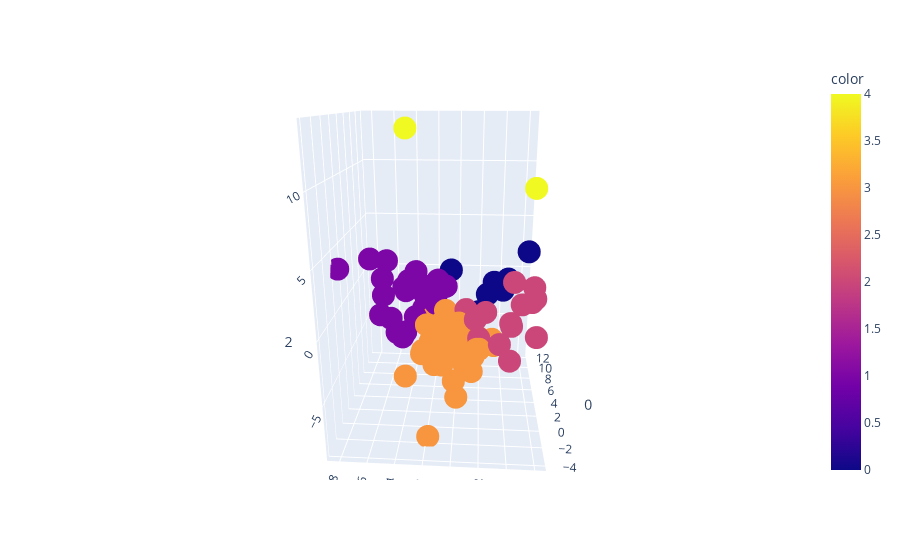

This figure's notebook cell:
### Markdown cell above
We can plot our data with reduced dimensionality again, this time with the results of our clustering respented in color.

### Code cell
fig = px.scatter_3d(pca_df, x=0,y=1, z=2, color=kmeans.labels_,hover_name='Neighborhood')
fig.show()

### Figure 1 — Plotly figure (JSON) as saved in the notebook; plotly's stock layout.template omitted (floating-point values rounded to 4 significant figures)
{"data": [{"hovertemplate": "<b>%{hovertext}</b><br><br>0=%{x}<br>1=%{y}<br>2=%{z}<br>color=%{marker.color}<extra></extra>", "hovertext": ["Adams Morgan, Washington, DC", "Aragona Village, Virginia Beach, VA", "Arts District, Richmond, VA", "Bayside, Virginia Beach, VA", "Bellevue, Richmond, VA", "Brier Creek, Raleigh, NC", "Bromo Arts District, Baltimore, MD", "Brooklyn, Charlotte, NC", "Cameron Village, Raleigh, NC", "Canton, Baltimore, MD", "Capitol District, Raleigh, NC", "Capitol Heights, Raleigh, NC", "Capitol Hill, Washington, DC", "Carytown, Richmond, VA", "Cathedral Hill, Baltimore, MD", "Charles Center, Baltimore, MD", "Cherry, Charlotte, NC", "Chinatown, Washington, DC", "Church Hill, Richmond, VA", "City Center, Richmond, VA", "Cottage Road Park, Norfolk, VA", "Crabtree Valley, Raleigh, NC", "Croatan Beach, Virginia Beach, VA", "Depot District, Raleigh, NC", "Dilworth, Charlotte, NC", "Downtown, Baltimore, MD", "Downtown, Washington, DC", "Downtown Norfolk, Norfolk, VA", "Dupont Circle, Washington, DC", "Elizabeth, Charlotte, NC", "Fayetteville Street, Raleigh, NC", "Federal Hill, Baltimore, MD", "Federal Triangle, Washington, DC", "Fells Point, Baltimore, MD", "Four by Four, Baltimore, MD", "Freemason District, Norfolk, VA", "Georgetown, Washington, DC", "Glenwood South, Raleigh, NC", "Glenwood-Brooklyn, Raleigh, NC", "Green Run, Virginia Beach, VA", "Harbor East, Baltimore, MD", "Hi-Mount, Raleigh, NC", "Highland Park, Norfolk, VA", "Hilton, Baltimore, MD", "Inner Harbor, Baltimore, MD", "Ivy City, Washington, DC", "Jackson Ward, Richmond, VA", "Kalorama, Washington, DC", "Kempsville, Virginia Beach, VA", "Leesville, Raleigh, NC", "Little Italy, Baltimore, MD", "London Bridge, Virginia Beach, VA", "Lynnhaven, Virginia Beach, VA", "Madison Park, Charlotte, Charlotte, NC", "Maiden Lane, Raleigh, NC", "Midtown-Belvedere, Baltimore, MD", "Moore Square, Raleigh, NC", "Mount Vernon, Baltimore, MD", "Mount Vernon Square, Washington, DC", "Mount Vernon Triangle, Washington, DC", "Navy Yard, Washington, DC", "Newtown, Virginia Beach, VA", "Newtowne West, Richmond, VA", "NoDa, Charlotte, NC", "North Hills, Raleigh, NC", "North Ridge Country Club, Raleigh, NC", "Observatory Circle, Washington, DC", "Ocean Park, Virginia Beach, VA", "Old Goucher, Baltimore, MD", "Old North Charlotte, Charlotte, NC", "Olde Raleigh, Raleigh, NC", "Pembroke Manor, Virginia Beach, VA", "Penn Quarter, Washington, DC", "Preston Gardens, Baltimore, MD", "Red Mill Commons, Virginia Beach, VA", "Remington, Baltimore, MD", "Riverview, Norfolk, VA", "Rose Hill, Charlottesville, VA", "Scott's Addition, Richmond, VA", "Sedgefield, Charlotte, NC", "Sheridan Kalorama, Washington, DC", "Shockoe Bottom, Richmond, VA", "Shockoe Slip, Richmond, VA", "South Balto.Imp.Comm./West Federal Hill, Baltimore, MD", "South End, Charlotte, NC", "SouthPark, Charlotte, NC", "Southwest Federal Center, Washington, DC", "Starr Hill, Charlottesville, VA", "Station North, Baltimore, MD", "Station North Arts and Entertainment District, Baltimore, MD", "Stoney Point, Richmond, VA", "Thalia, Virginia Beach, VA", "Three Corners, Richmond, VA", "Tidewater Park, Norfolk, VA", "Tobacco Row, Richmond, VA", "U Street Corridor, Washington, DC", "Uptown Charlotte, Charlotte, NC", "Wards Corner Business District, Norfolk, VA", "Warehouse District, Raleigh, NC", "West End, Washington, DC", "West Freemason, Norfolk, VA", "West Raleigh Historic District, Raleigh, NC", "Westhampton, Richmond, VA", "Wilder's Grove, Raleigh, NC", "Willow Lawn, Richmond, VA", "Wyman Park, Baltimore, MD"], "legendgroup": "", "marker": {"color": [2, 3, 3, 1, 3, 1, 3, 3, 1, 3, 2, 2, 3, 1, 3, 3, 1, 2, 3, 3, 1, 0, 3, 2, 1, 3, 3, 0, 3, 1, 2, 3, 3, 2, 3, 2, 1, 3, 1, 1, 3, 3, 1, 3, 3, 3, 2, 3, 1, 1, 3, 1, 1, 3, 3, 3, 2, 1, 3, 3, 3, 1, 4, 2, 0, 1, 3, 3, 2, 2, 1, 0, 2, 3, 1, 3, 1, 3, 3, 1, 3, 3, 3, 3, 3, 0, 3, 3, 4, 4, 0, 1, 3, 0, 3, 2, 3, 0, 2, 3, 3, 2, 1, 1, 1, 1], "coloraxis": "coloraxis", "symbol": "circle"}, "mode": "markers", "name": "", "scene": "scene", "showlegend": false, "type": "scatter3d", "x": [-1.404, -0.8882, -2.728, 1.387, -1.269, 5.057, -1.981, -0.6035, 3.374, -1.132, -3.836, -4.002, -1.347, 2.776, -1.396, -1.297, 1.587, -2.821, -1.869, -2.902, 4.893, 11.27, -2.131, -1.435, -0.8462, -2.417, -1.19, 6.957, 0.531, -1.104, -3.74, -1.85, -1.727, -2.306, 2.934, 1.797, -1.369, -1.046, -0.06909, -0.4832, 2.209, -1.096, -1.376, -2.075, 3.301, -0.148, -2.888, 0.1312, -0.7678, 1.047, 1.554, 0.6204, 0.9446, -0.4233, -1.422, -1.784, -3.682, -1.087, -1.082, -2.053, -0.2432, -0.1979, -1.124, -2.392, 4.389, 2.773, -0.8218, -1.434, -3.381, -2.392, 1.383, 8.75, -2.285, -2.499, 4.659, -1.779, -0.4337, -1.805, -2.424, -0.436, 0.1312, -1.893, -1.645, -1.742, -0.7027, 7.973, -1.772, -2.192, -1.775, -1.775, 11.97, 4.905, -1.228, 10.39, -1.876, -2.421, -0.785, 6.957, -1.435, -0.9878, -2.524, -3.343, 1.971, 0.4407, 3.297, 0.4581], "y": [-2.264, 1.807, -1.852, 5.143, 1.208, 1.296, -0.4065, -1.429, 2.622, -0.3473, -5.165, -5.344, 0.2793, 0.7681, 0.5549, 0.2469, 1.714, -3.97, 0.2902, -1.674, 7.187, -4.158, 1.846, -0.8837, 2.056, 2.111, -1.036, -4.316, -0.6809, 0.6886, -3.922, 1.358, -0.04423, -1.811, -0.8521, -4.435, 2.703, -0.9242, 8.455, 5.109, -1.08, 1.409, 3.653, -0.2465, -2.924, 0.1894, -3.225, -0.754, 3.421, 3.838, -1.451, 3.396, 5.67, 0.2788, -1.811, 0.8204, -5.277, 1.257, -0.5732, -0.8697, -0.9567, 4.661, 3.174, -3.964, -1.835, 2.643, 1.71, 3.534, -1.549, -3.964, 3.515, 0.6724, -5.776, 2.172, 1.555, 1.878, 3.568, 1.262, 1.228, 4.207, -0.754, -0.1117, 0.8827, 0.4886, -0.8014, -2.59, 0.8056, -1.54, -5.249, -5.249, -3.315, 3.383, 0.2023, -6.321, 1.145, -1.727, -2.929, -4.316, -0.8837, -1.333, -1.036, -4.583, 1.36, 5.321, 1.627, 2.139], "z": [1.145, -0.04919, -1.057, 3.9, 0.2493, 0.4083, 0.5378, -2.824, -0.7144, -1.762, 2.972, 3.29, -1.047, 1.455, 1.216, -2.177, 0.372, -1.851, -1.73, -0.9747, 2.884, -2.013, -8.856, 1.341, 2.172, -1.454, -2.517, 0.6715, -2.074, 2.996, 1.217, -2.868, -4.248, -0.4207, -3.102, 2.26, 0.6496, -0.04101, 3.655, 1.883, -2.625, 0.6063, -0.9612, -5.371, -3.265, -1.649, -0.5659, -1.037, 2.386, 1.958, -2.276, 2.658, -0.308, -0.6458, -0.822, 0.4158, 3.936, 1.61, -2.815, -2.901, -3.149, -0.05883, 13.57, 0.7983, -1.314, 1.497, -1.537, -4.139, 1.464, 0.7983, 2.184, 0.7735, -0.2506, -1.665, 1.267, 0.2293, -1.015, -0.127, 0.2029, -1.08, -1.037, -1.89, -2.18, -0.8135, 0.3178, -1.171, -2.928, -1.139, 9.947, 9.947, -1.483, 1.877, -1.663, 2.118, -0.2343, 1.297, -1.74, 0.6715, 1.341, -3.83, -2.754, 2.594, -1.025, 2.813, 0.3139, 0.3779]}], "layout": {"autosize": true, "coloraxis": {"colorbar": {"title": {"text": "color"}}, "colorscale": [[0, "#0d0887"], [0.1111, "#46039f"], [0.2222, "#7201a8"], [0.3333, "#9c179e"], [0.4444, "#bd3786"], [0.5556, "#d8576b"], [0.6667, "#ed7953"], [0.7778, "#fb9f3a"], [0.8889, "#fdca26"], [1, "#f0f921"]]}, "legend": {"tracegroupgap": 0}, "margin": {"t": 60}, "scene": {"aspectmode": "auto", "aspectratio": {"x": 0.9166, "y": 0.8478, "z": 1.287}, "camera": {"center": {"x": 0, "y": 0, "z": 0}, "eye": {"x": -2.062, "y": -0.1382, "z": 0.7048}, "projection": {"type": "perspective"}, "up": {"x": -0.0004636, "y": 0.0068, "z": 1.0}}, "domain": {"x": [0, 1], "y": [0, 1]}, "xaxis": {"title": {"text": "0"}, "type": "linear"}, "yaxis": {"title": {"text": "1"}, "type": "linear"}, "zaxis": {"title": {"text": "2"}, "type": "linear"}}}}
